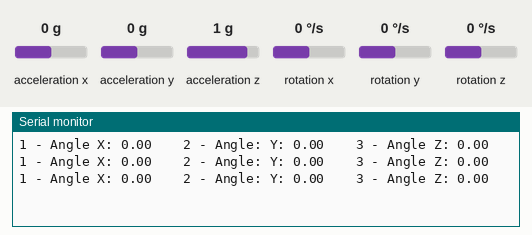
Recording of a sketch running on a simulated ESP8266 (NodeMCU). On the bench: the last lines printed to the serial monitor. The inputs (shaded band) are chosen by the test bench; at power-on: acceleration x 0 g, acceleration y 0 g, acceleration z 1 g, rotation z 0 °/s, rotation x 0 °/s, rotation y 0 °/s.

Above: at 4.2 s.
4.3 s: acceleration x set to -1.4 g
At 4.9 s:
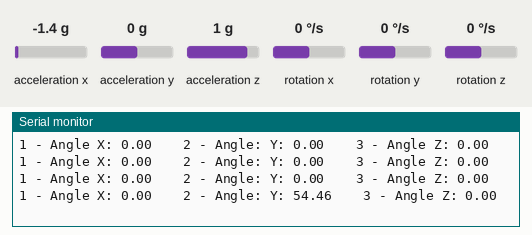
5.8 s: acceleration y set to -1.4 g
At 6.4 s:
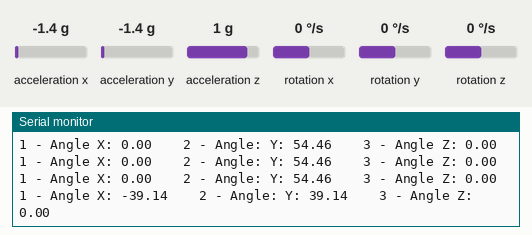
7.3 s: acceleration z set to -1.4 g
At 7.9 s:
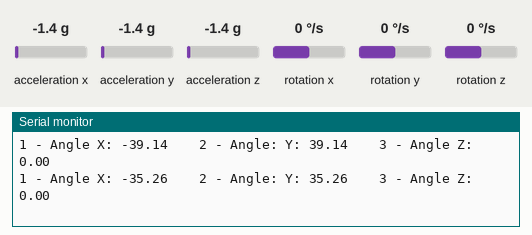
8.8 s: rotation z set to -192 °/s
At 9.4 s:
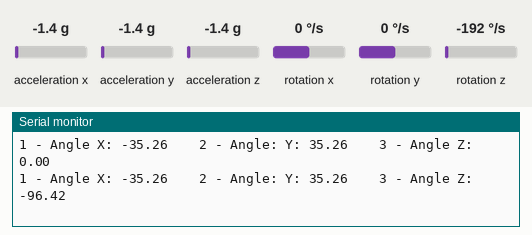
Timing chart, 0 to 11.3 s (numbered marks = the images above; inputs shaded):
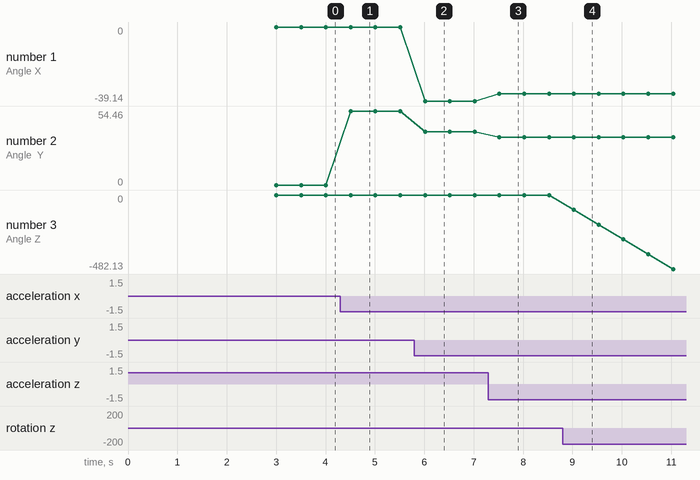

The sketch:

mpu6050-motion-sensor.ino
```cpp
// Lib to use communication e2e
#include <Wire.h>
// Lib to communcate with sensor MPU
#include <MPU6050_tockn.h>

MPU6050 mpu6050(Wire);

void setup() {
  //Set Port ##115200 is better to ESP8266 debbuger
  Serial.begin(115200);
  //Initialize communication I2E
  Wire.begin(D2,D1); //Ports SDA AND SCL
  //Initialize MPU
  mpu6050.begin();
  //Calibrates the sensor ##Important: The component must be a flat surface to calibrate
  mpu6050.calcGyroOffsets(true);

}

void loop() {
  mpu6050.update();

  Serial.print("1 - Angle X: ");
  Serial.print(mpu6050.getAngleX());
  Serial.print("    2 - Angle: Y: ");
  Serial.print(mpu6050.getAngleY());
  Serial.print("    3 - Angle Z: ");
  Serial.print(mpu6050.getAngleZ());

  Serial.println();//Break line

  delay(500);
}
```

Measured:
- after the input at 4.3 s, the serial monitor: prints a new line after 0.21 s (image 1)
- after the input at 5.8 s, the serial monitor: prints a new line after 0.21 s (image 2)
- after the input at 7.3 s, the serial monitor: prints a new line after 0.22 s (image 3)
- after the input at 8.8 s, the serial monitor: prints a new line after 0.23 s (image 4)
- plotted number 1: 0 → -39.14 after the input at 5.8 s, -39.14 → -35.26 after the input at 7.3 s
- plotted number 2: 0 → 54.46 after the input at 4.3 s, 54.46 → 39.14 after the input at 5.8 s, 39.14 → 35.26 after the input at 7.3 s
- plotted number 3: 0 → -482.13 after the input at 8.8 s
